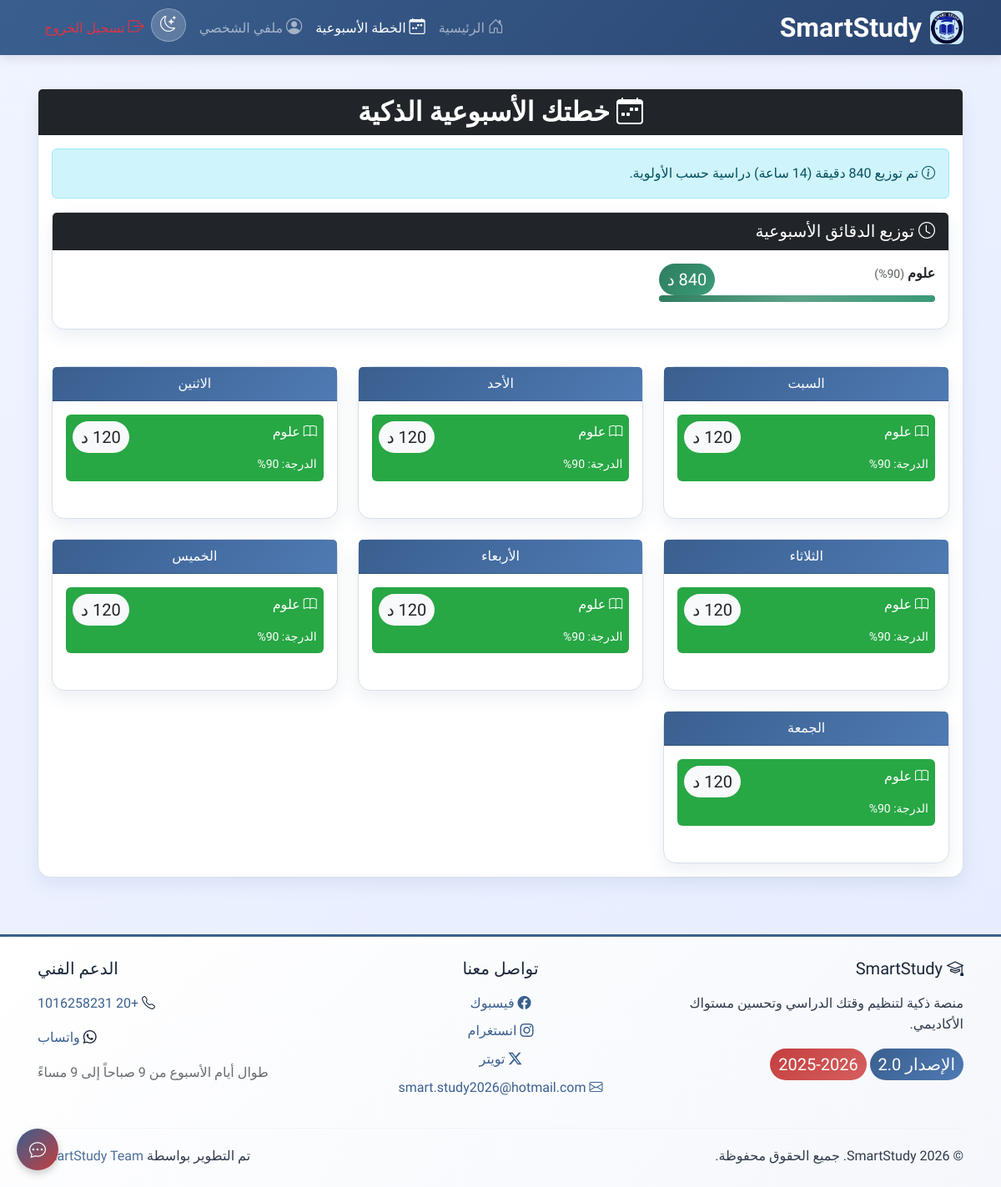
Screenshot of /weekly_plan (signed in) with the database file from the repository.
### tables this page shows
CREATE TABLE subjects (
                id INTEGER PRIMARY KEY AUTOINCREMENT,
                user_id INTEGER NOT NULL,
                subject_name TEXT NOT NULL,
                grade INTEGER NOT NULL,
                created_at TIMESTAMP DEFAULT CURRENT_TIMESTAMP,
                FOREIGN KEY(user_id) REFERENCES users(id)
            );

### app.py (the view)
@app.route('/weekly_plan')
@login_required
def weekly_plan():
    user_id = session['user_id']
    conn = get_db_connection()
    c = conn.cursor()
    c.execute("SELECT subject_name, grade FROM subjects WHERE user_id=?", (user_id,))
    subjects = c.fetchall()
    conn.close()
    if not subjects:
        flash('أضف مواد أولاً لإنشاء الخطة الأسبوعية', 'info')
        return redirect('/dashboard')
    weighted_subjects = []
    total_weight = 0
    for name, grade in subjects:
        if grade < 50:
            weight = 4
        elif grade < 65:
            weight = 3
        elif grade < 80:
            weight = 2
        else:
            weight = 1
        weighted_subjects.append((name, weight, grade))
        total_weight += weight
    weekly_minutes = 14 * 60  # 840 دقيقة
    subject_minutes = {}
    for name, weight, grade in weighted_subjects:
        minutes = round((weight / total_weight) * weekly_minutes)
        subject_minutes[name] = {
            'minutes': minutes,
            'grade': grade,
            'priority': 'عالية' if weight >= 3 else 'متوسطة' if weight == 2 else 'منخفضة'
        }
    all_days = ["السبت", "الأحد", "الاثنين", "الثلاثاء", "الأربعاء", "الخميس", "الجمعة"]
    rest_day = session.get('rest_day')
    study_days = [day for day in all_days if day != rest_day] if rest_day else all_days
    num_study_days = len(study_days)
    schedule = {day: [] for day in all_days}
    for day in study_days:
        for name, data in subject_minutes.items():
            daily_minutes = round(data['minutes'] / num_study_days)
            if daily_minutes > 0:
                priority_class = "high-priority" if data['priority'] == 'عالية' else "medium-priority" if data['priority'] == 'متوسطة' else "low-priority"
                schedule[day].append({
                    'name': name,
                    'minutes': daily_minutes,
                    'grade': data['grade'],
                    'priority': data['priority'],
                    'class': priority_class
                })
    return render_template("weekly_plan.html",
                           schedule=schedule,
                           all_days=all_days,
                           rest_day=rest_day,
                           subject_minutes=subject_minutes,
                           total_minutes=weekly_minutes)

### app.py (called while the page is built)
def get_db_connection(max_retries=3):
    for attempt in range(max_retries):
        try:
            conn = sqlite3.connect('database.db', timeout=20)
            conn.execute("PRAGMA foreign_keys = ON")
            conn.execute("PRAGMA journal_mode = WAL")  # وضع الكتابة المحسّن
            return conn
        except sqlite3.DatabaseError as e:
            if attempt == max_retries - 1:
                raise e
            time.sleep(1)  # انتظر ثانية قبل إعادة المحاولة
    return None

def login_required(f):
    @wraps(f)
    def decorated_function(*args, **kwargs):
        if 'user_id' not in session:
            flash('الرجاء تسجيل الدخول أولاً', 'warning')
            return redirect('/login')
        return f(*args, **kwargs)
    return decorated_function

@app.before_request
def before_request():
    if not os.path.exists('database.db'):
        print("⚠️ قاعدة البيانات غير موجودة، جاري إنشائها...")
        init_db()

### templates/weekly_plan.html (shortened to what this page needs)
{% extends "base.html" %}
{% block content %}
<div class="container">
    <div class="card mt-4">
        <div class="card-header bg-dark text-white">
            <h2 class="text-center mb-0"><i class="bi bi-calendar-week"></i> خطتك الأسبوعية الذكية</h2>
        </div>
        <div class="card-body">
            {% if schedule %}
            <div class="alert alert-info">
                <i class="bi bi-info-circle"></i>
                تم توزيع {{ total_minutes }} دقيقة ({{ (total_minutes/60)|int }} ساعة) دراسية حسب الأولوية.
            </div>
            <div class="row mb-4">
                <div class="col-12">
                    <div class="card">
                        <div class="card-header bg-dark text-white">
                            <h5 class="mb-0"><i class="bi bi-clock"></i> توزيع الدقائق الأسبوعية</h5>
                        </div>
                        <div class="card-body">
                            <div class="row">
                                {% for name, data in subject_minutes.items() %}
                                <div class="col-md-4 mb-3">
                                    <div class="d-flex justify-content-between">
                                        <span><strong>{{ name }}</strong> <small class="text-muted">({{ data.grade }}%)</small></span>
                                        <span class="badge {% if data.priority == 'عالية' %}bg-danger{% elif data.priority == 'متوسطة' %}bg-warning{% else %}bg-success{% endif %}">
                                            {{ data.minutes }} د
                                        </span>
                                    </div>
                                    <div class="progress" style="height: 8px;">
                                        <div class="progress-bar {% if data.priority == 'عالية' %}bg-danger{% elif data.priority == 'متوسطة' %}bg-warning{% else %}bg-success{% endif %}" style="width: {{ (data.minutes / total_minutes * 100) }}%;"></div>
                                    </div>
                                </div>
                                {% endfor %}
                            </div>
                        </div>
                    </div>
                </div>
            </div>
            <div class="row g-4">
                {% for day in all_days %}
                <div class="col-md-6 col-lg-4">
                    <div class="card h-100 {% if day == rest_day %}border-danger{% endif %}">
                        <div class="card-header {% if day == rest_day %}bg-danger{% else %}bg-primary{% endif %} text-white text-center">
                            {{ day }}
                        </div>
                        <div class="card-body">
                            {% if schedule[day] %}
                                {% for subject in schedule[day] %}
                                <div class="subject-item p-2 mb-2 text-white rounded" style="background-color: {% if subject.priority == 'عالية' %}#dc3545{% elif subject.priority == 'متوسطة' %}#ffc107{% else %}#28a745{% endif %};">
                                    <div class="d-flex justify-content-between">
                                        <span><i class="bi bi-book"></i> {{ subject.name }}</span>
                                        <span class="badge bg-light text-dark">{{ subject.minutes }} د</span>
                                    </div>
                                    <small>الدرجة: {{ subject.grade }}%</small>
                                </div>
                                {% endfor %}
                            {% else %}
                                {% if day == rest_day %}
                                    <p class="text-muted text-center">يوم عطلة 🎉</p>
                                {% else %}
                                    <p class="text-muted text-center">لا توجد مهام</p>
                                {% endif %}
                            {% endif %}
                        </div>
                    </div>
                </div>
                {% endfor %}
            </div>
            {% endif %}
        </div>
    </div>
</div>
{% endblock %}

### static/style.css (style rules this page uses)
:root { --primary-blue: #3a5f8f; --primary-red: #c43e3e; --primary-blue-light: #4f7ab3; --primary-red-light: #d65f5f; --accent-gold: #e6b422; --accent-gold-light: #f0c45a; --bg-light-start: #f0f4ff; --bg-light-end: #e6ecff; --bg-dark-start: #1a1f2e; --bg-dark-end: #0f1420; --text-light: #1a2639; --text-dark: #e9edf5; --card-light: #ffffff; --card-dark: #242b3d; --border-light: #d9e0eb; --border-dark: #3a4a6b; }
:root { --font-xxl: 2rem; --font-lg: 1.25rem; --font-md: 1rem; }
body.light-mode { background: linear-gradient(135deg, var(--bg-light-start), var(--bg-light-end)); color: var(--text-light); font-family: 'Tajawal', 'Segoe UI', Tahoma, Geneva, Verdana, sans-serif; font-size: var(--font-md); min-height: 100vh; display: flex; flex-direction: column; }
h1, h2, .display-4, .navbar-brand, .hero-title, .stat-number { font-size: var(--font-xxl) !important; font-weight: 700; line-height: 1.2; }
h3, h4, h5, .card-title, .modal-title, .lead, .btn, .badge, .assistant-header, .footer h5, .quick-action-card h5 { font-size: var(--font-lg) !important; font-weight: 500; line-height: 1.4; }
p, h6, .small, .card-text, .form-label, .table, .list-unstyled, .alert, .nav-link, .dropdown-item, .modal-body, .footer p, .assistant-body, .subject-item, .progress-bar, .stat-box .text-muted, .breadcrumb, .tooltip, .popover, .toast-body { font-size: var(--font-md) !important; font-weight: 400; line-height: 1.6; }
body.light-mode .card { background-color: var(--card-light); border: 1px solid var(--border-light); border-radius: 15px; box-shadow: 0 8px 20px rgba(58, 95, 143, 0.1); }
body.light-mode .bg-primary { background: linear-gradient(135deg, var(--primary-blue), var(--primary-blue-light)) !important; }
body.light-mode .bg-success { background: linear-gradient(135deg, #2e7d5e, #3b9b78) !important; }
.card { border-radius: 15px; transition: transform 0.3s, box-shadow 0.3s; margin-bottom: 20px; }
.progress { border-radius: 10px; background-color: #e9ecef; height: 10px; overflow: hidden; }
.progress-bar { transition: width 1s ease-in-out; position: relative; overflow: hidden; }
.progress-bar::after { content: ''; position: absolute; top: 0; left: 0; right: 0; bottom: 0; background: linear-gradient(90deg, transparent, rgba(255,255,255,0.2), transparent); animation: shimmer 1.5s infinite; }
.subject-item { transition: transform 0.2s, box-shadow 0.2s; cursor: pointer; }
.badge { padding: 5px 10px; border-radius: 20px; font-weight: 500; }
.container { width: 100%; padding-right: 15px; padding-left: 15px; margin-right: auto; margin-left: auto; }

### rows the page displays
subjects: subject_name "علوم", grade "90", {{ (data.minutes / total_minutes * 100) }} 100.0 (drawn), name "علوم"

### other values shown
{{ day }} "السبت" "الأحد" "الاثنين" "الثلاثاء" "الأربعاء" "الخميس" "الجمعة"
